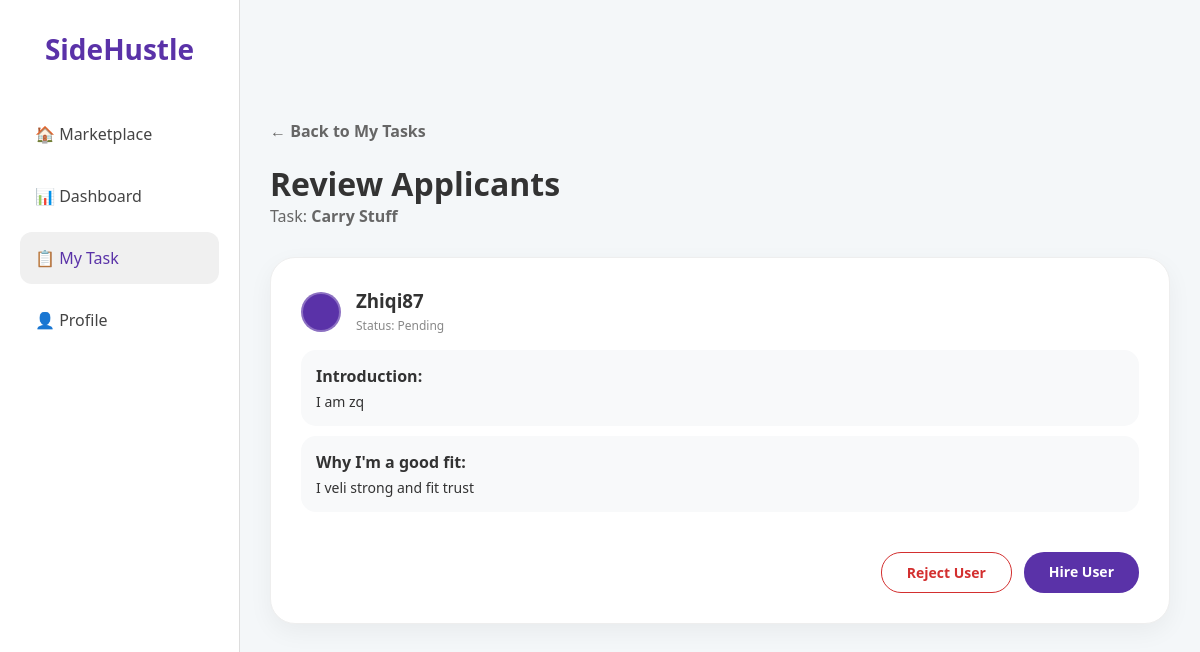
/view-applicants/1 (signed in), run on an earlier commit of the app's database.
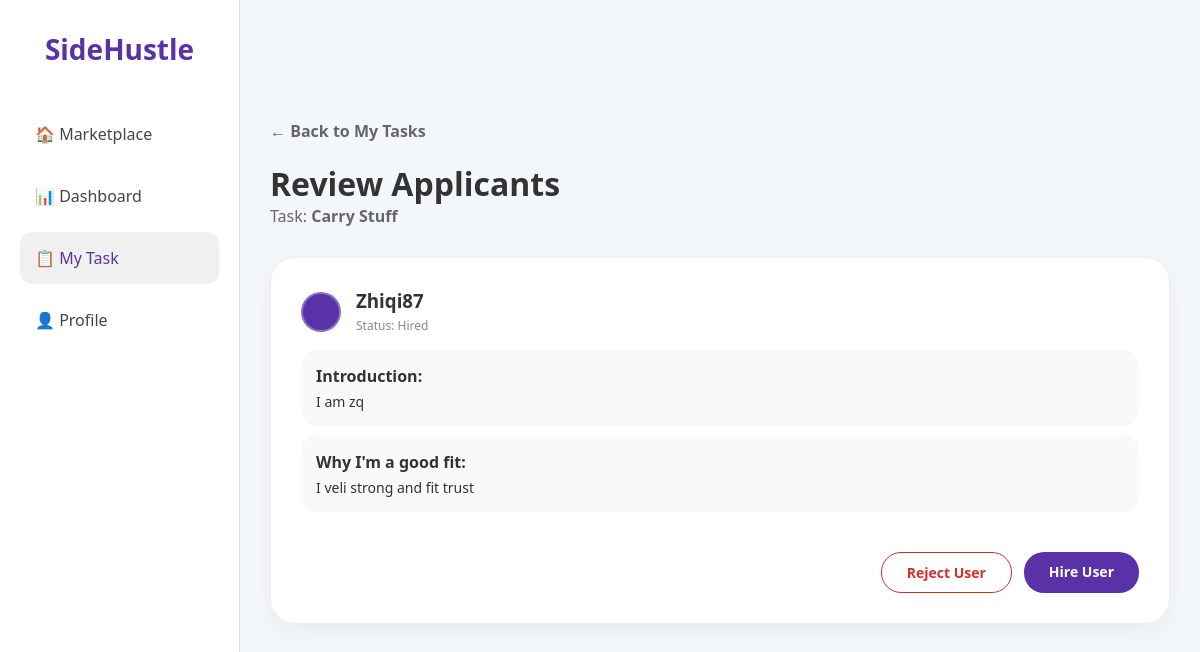
And on a later commit of the database.
### app.py (models this page shows)
class Application(db.Model):
    id = db.Column(db.Integer, primary_key=True)
    task_id = db.Column(db.Integer, db.ForeignKey('task.id'), nullable=False)
    applicant_username = db.Column(db.String(50), nullable=False)
    intro = db.Column(db.Text)
    reason = db.Column(db.Text)
    status = db.Column(db.String(20), default='Pending')

### app.py (the view)
@app.route('/view-applicants/<int:task_id>')
def view_applicants(task_id):
    if 'user_id' not in session:
        return redirect(url_for('login'))
    task = Task.query.get_or_404(task_id)
    apps = Application.query.filter_by(task_id=task_id).all()
    return render_template('view_applicants.html', task=task, apps=apps)

### templates/view_applicants.html
<!DOCTYPE html>
<html>
<head>
    <link rel="stylesheet" href="{{ url_for('static', filename='style.css') }}">
</head>
<body>
    <div class="main-layout">
        <div class="sidebar">
            <div class="sidebar-top">
                <h2>SideHustle</h2>
                <div class="sidebar-menu">
                    <a href="{{ url_for('marketplace') }}">🏠 Marketplace</a>
                    <a href="/dashboard">📊 Dashboard</a>
                    <a href="{{ url_for('my_task') }}" style="background: #f0f0f0; color: #5a32a8;">📋 My Task</a>
                    <a href="#">👤 Profile</a>
                </div>
            </div>
        </div>
        <div class="content">
            <a href="{{ url_for('my_task') }}" class="back-link">← Back to My Tasks</a>
            <h1 style="margin-top: 20px;">Review Applicants</h1>
            <p style="color: #666; margin-bottom: 30px;">Task: <strong>{{ task.title }}</strong></p>
            {% if not apps %}
                <div class="card" style="text-align: center; padding: 50px;">
                    <p>No one has applied for this task yet :P </p>
                </div>
            {% else %}
                <div style="display: flex; flex-direction: column; gap: 20px;">
                    {% for app in apps %}
                    <div class="card" style="min-height: auto;">
                        <div style="display: flex; align-items: center; gap: 15px; margin-bottom: 15px;">
                            <div class="profile-circle" style="background: #5a32a8; width: 40px; height: 40px;"></div>
                            <div>
                                <h3 style="margin: 0;">{{ app.applicant_username }}</h3>
                                <span style="font-size: 12px; color: #888;">Status: {{ app.status }}</span>
                            </div>
                        </div>
                        <div style="background: #f8f9fa; padding: 15px; border-radius: 15px; margin-bottom: 10px;">
                            <strong>Introduction:</strong>
                            <p style="font-size: 14px; margin-top: 5px;">{{ app.intro }}</p>
                        </div>
                        <div style="background: #f8f9fa; padding: 15px; border-radius: 15px; margin-bottom: 20px;">
                            <strong>Why I'm a good fit:</strong>
                            <p style="font-size: 14px; margin-top: 5px;">{{ app.reason }}</p>
                        </div>
                    <div style="display: flex; justify-content: flex-end; gap: 12px; margin-top: 20px;">
                        <a href="#" class="btn-reject">Reject User</a>
                        <a href="{{ url_for('hire_applicant', app_id=app.id) }}" class="btn-hire">Hire User</a>
                    </div>
                    </div>
                    {% endfor %}
                </div>
            {% endif %}
        </div>
    </div>
</body>
</html>

What changed in the data, as far as the page shows it:
changed Application "Zhiqi87": status "Pending" → "Hired"
